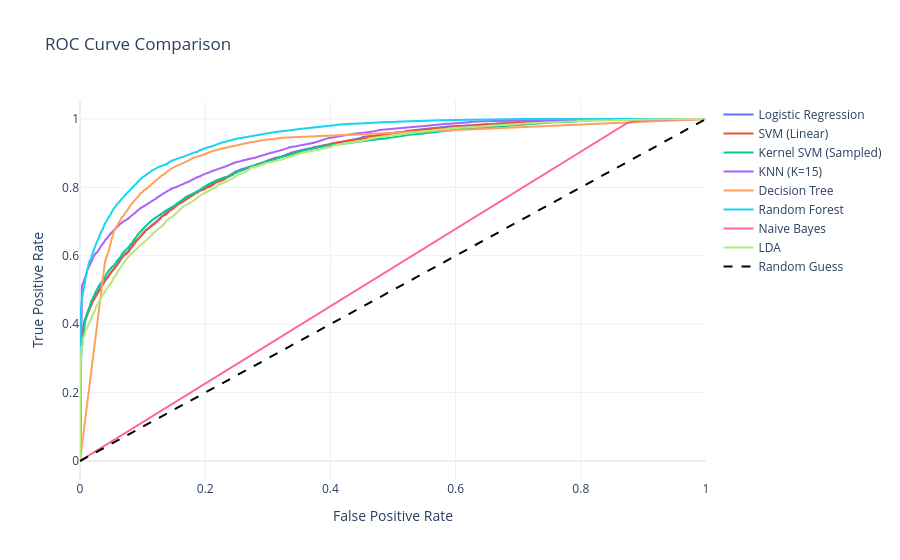
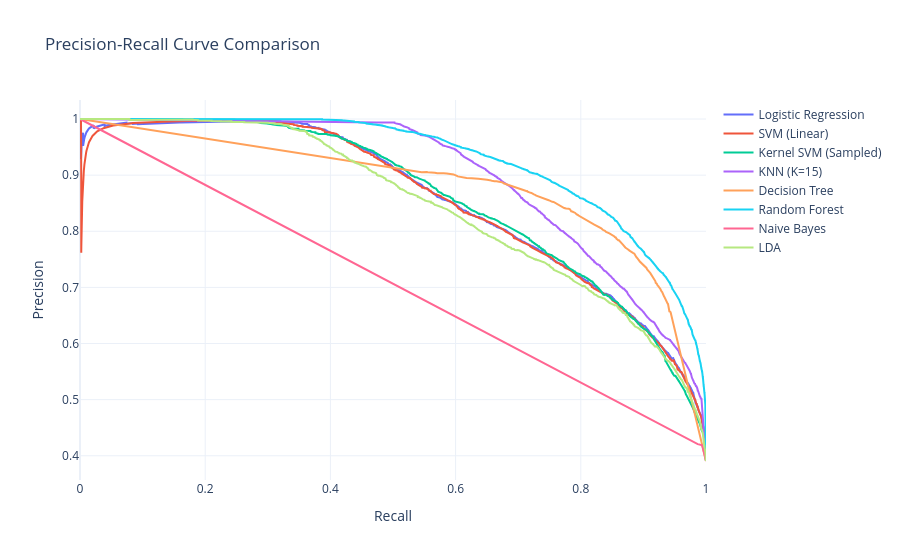

The notebook cell saved with these charts, in order:
### Markdown cell above
### 2.5 Visualizing Performance (ROC, PR Curves, & Confusion Matrices)
A high accuracy score can be deceptive on imbalanced datasets. We plot ROC Curves (TPR vs FPR) and Precision-Recall Curves (highly sensitive to imbalanced classes), along with Confusion Matrices for our top models to perform a visual error analysis.

### Code cell
from sklearn.metrics import roc_curve, precision_recall_curve

# 1. Interactive Plotly: ROC Curve Comparison
fig_roc = go.Figure()
fig_pr = go.Figure()

for model_name, y_prob in roc_data.items():
    # ROC Data
    fpr, tpr, _ = roc_curve(y_test_c, y_prob)
    fig_roc.add_trace(go.Scatter(x=fpr, y=tpr, mode='lines', name=model_name))

    # PR Data
    precision, recall, _ = precision_recall_curve(y_test_c, y_prob)
    fig_pr.add_trace(go.Scatter(x=recall, y=precision, mode='lines', name=model_name))

fig_roc.add_trace(go.Scatter(x=[0, 1], y=[0, 1], mode='lines', line=dict(dash='dash', color='black'), name='Random Guess'))
fig_roc.update_layout(title='ROC Curve Comparison', xaxis_title='False Positive Rate', yaxis_title='True Positive Rate', template='plotly_white')
fig_roc.show()

fig_pr.update_layout(title='Precision-Recall Curve Comparison', xaxis_title='Recall', yaxis_title='Precision', template='plotly_white')
fig_pr.show()

# 2. Confusion Matrices for Error Analysis (Seaborn)
fig, axes = plt.subplots(1, 4, figsize=(20, 5))
models_to_plot = ['Logistic Regression', 'SVM (Linear)', 'Decision Tree', 'Random Forest']

for i, model_name in enumerate(models_to_plot):
    cm = confusion_matrix(y_test_c, cm_data[model_name])
    sns.heatmap(cm, annot=True, fmt='d', cmap='Blues', ax=axes[i], cbar=False,
                xticklabels=['Not Canceled', 'Canceled'], yticklabels=['Not Canceled', 'Canceled'])
    axes[i].set_title(f'{model_name}')
    axes[i].set_xlabel('Predicted Label')
    axes[i].set_ylabel('True Label')

plt.suptitle('Confusion Matrix Error Analysis: False Positives vs False Negatives', fontsize=16)
plt.tight_layout()
plt.show()

### Figure 1 — Plotly figure (JSON) as saved in the notebook; plotly's stock layout.template omitted (floating-point values rounded to 4 significant figures; data arrays with more than 128 entries replaced by an {"elided": "..."} marker saying what was removed)
{"data": [{"mode": "lines", "name": "Logistic Regression", "type": "scatter", "x": {"elided": "6452 float values"}, "y": {"elided": "6452 float values"}}, {"mode": "lines", "name": "SVM (Linear)", "type": "scatter", "x": {"elided": "6445 float values"}, "y": {"elided": "6445 float values"}}, {"mode": "lines", "name": "Kernel SVM (Sampled)", "type": "scatter", "x": {"elided": "6403 float values"}, "y": {"elided": "6403 float values"}}, {"mode": "lines", "name": "KNN (K=15)", "type": "scatter", "x": {"elided": "4524 float values"}, "y": {"elided": "4524 float values"}}, {"mode": "lines", "name": "Decision Tree", "type": "scatter", "x": {"elided": "260 float values"}, "y": {"elided": "260 float values"}}, {"mode": "lines", "name": "Random Forest", "type": "scatter", "x": {"elided": "5351 float values"}, "y": {"elided": "5351 float values"}}, {"mode": "lines", "name": "Naive Bayes", "type": "scatter", "x": [0.0, 0.8709, 0.8711, 0.8714, 0.8714, 0.8719, 0.8719, 0.8723, 0.8723, 0.8736, 0.8736, 0.874, 0.874, 0.8743, 0.8743, 0.8743, 0.8743, 0.8747, 0.8747, 0.8749, 0.8749, 0.875, 0.875, 0.8751, 0.8751, 0.8756, 0.8756, 0.8761, 0.8762, 0.8764, 0.8764, 0.8765, 0.8765, 0.8766, 0.8766, 0.8769, 0.8769, 0.8772, 0.8772, 0.8773, 0.8773, 0.8774, 0.8774, 0.8775, 0.8775, 0.8778, 0.8779, 0.8782, 0.8782, 0.8784, 0.8784, 0.8786, 0.8786, 0.8794, 0.8794, 0.8799, 0.8799, 0.88, 0.88, 0.8802, 0.8802, 0.8802, 0.8802, 0.8805, 0.8805, 0.8807, 0.8807, 0.8811, 0.8811, 0.8814, 0.8814, 0.8826, 0.8826, 0.8835, 0.8835, 0.8838, 0.8838, 0.8846, 0.8847, 0.8851, 0.8853, 0.8856, 0.8857, 0.8865, 0.8865, 0.8865, 0.8865, 0.8872, 0.8872, 0.8873, 0.8873, 0.8884, 0.8884, 0.889, 0.8892, 0.8901, 0.8903, 0.8907, 0.8907, 0.8908, 0.8908, 0.8909, 0.8909, 0.8918, 0.8918, 0.8921, 0.8921, 0.8922, 0.8922, 0.8925, 0.8925, 0.8925, 0.8925, 0.8932, 1.0], "y": [0.0, 0.9868, 0.9868, 0.9868, 0.9869, 0.9869, 0.9873, 0.9873, 0.9875, 0.9875, 0.9877, 0.9877, 0.9878, 0.9878, 0.9879, 0.9879, 0.988, 0.988, 0.9882, 0.9882, 0.9883, 0.9883, 0.9885, 0.9885, 0.9893, 0.9893, 0.9894, 0.9894, 0.9894, 0.9894, 0.9895, 0.9895, 0.9897, 0.9897, 0.9898, 0.9898, 0.9899, 0.9899, 0.9902, 0.9902, 0.9903, 0.9903, 0.9904, 0.9904, 0.9908, 0.9908, 0.9908, 0.9908, 0.9909, 0.9909, 0.991, 0.991, 0.9912, 0.9912, 0.9913, 0.9913, 0.9914, 0.9914, 0.9915, 0.9915, 0.9917, 0.9917, 0.9919, 0.9919, 0.9922, 0.9922, 0.9923, 0.9923, 0.9924, 0.9924, 0.9925, 0.9925, 0.9928, 0.9928, 0.9932, 0.9932, 0.9933, 0.9933, 0.9933, 0.9933, 0.9933, 0.9933, 0.9933, 0.9933, 0.9935, 0.9935, 0.9936, 0.9936, 0.9938, 0.9938, 0.9939, 0.9939, 0.994, 0.994, 0.994, 0.994, 0.994, 0.994, 0.9941, 0.9941, 0.9943, 0.9943, 0.9944, 0.9944, 0.9945, 0.9945, 0.9948, 0.9948, 0.9949, 0.9949, 0.9951, 0.9951, 0.9953, 0.9953, 1.0]}, {"mode": "lines", "name": "LDA", "type": "scatter", "x": {"elided": "6611 float values"}, "y": {"elided": "6611 float values"}}, {"line": {"color": "black", "dash": "dash"}, "mode": "lines", "name": "Random Guess", "type": "scatter", "x": [0, 1], "y": [0, 1]}], "layout": {"title": {"text": "ROC Curve Comparison"}, "xaxis": {"title": {"text": "False Positive Rate"}}, "yaxis": {"title": {"text": "True Positive Rate"}}}}

### Figure 2 — Plotly figure (JSON) as saved in the notebook; plotly's stock layout.template omitted (floating-point values rounded to 4 significant figures; data arrays with more than 128 entries replaced by an {"elided": "..."} marker saying what was removed)
{"data": [{"mode": "lines", "name": "Logistic Regression", "type": "scatter", "x": {"elided": "17024 float values"}, "y": {"elided": "17024 float values"}}, {"mode": "lines", "name": "SVM (Linear)", "type": "scatter", "x": {"elided": "17028 float values"}, "y": {"elided": "17028 float values"}}, {"mode": "lines", "name": "Kernel SVM (Sampled)", "type": "scatter", "x": {"elided": "16876 float values"}, "y": {"elided": "16876 float values"}}, {"mode": "lines", "name": "KNN (K=15)", "type": "scatter", "x": {"elided": "11998 float values"}, "y": {"elided": "11998 float values"}}, {"mode": "lines", "name": "Decision Tree", "type": "scatter", "x": {"elided": "260 float values"}, "y": {"elided": "260 float values"}}, {"mode": "lines", "name": "Random Forest", "type": "scatter", "x": {"elided": "16860 float values"}, "y": {"elided": "16860 float values"}}, {"mode": "lines", "name": "Naive Bayes", "type": "scatter", "x": {"elided": "338 float values"}, "y": {"elided": "338 float values"}}, {"mode": "lines", "name": "LDA", "type": "scatter", "x": {"elided": "17028 float values"}, "y": {"elided": "17028 float values"}}], "layout": {"title": {"text": "Precision-Recall Curve Comparison"}, "xaxis": {"title": {"text": "Recall"}}, "yaxis": {"title": {"text": "Precision"}}}}
